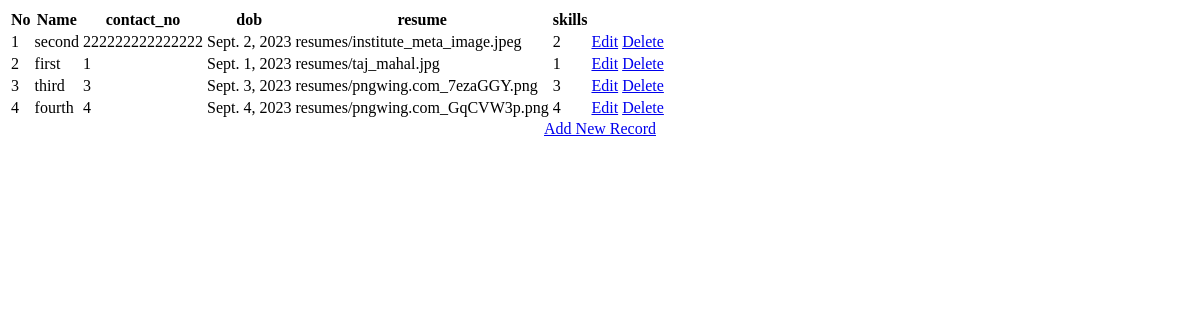
The page /Student_read/ on the database as committed earlier.
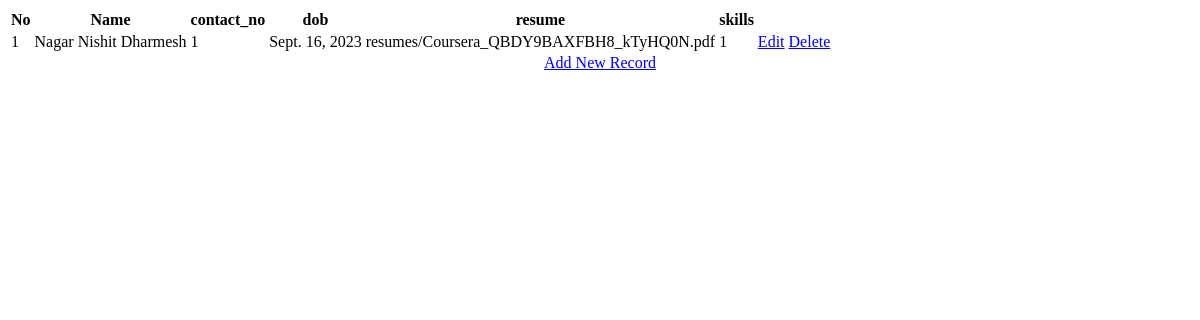
The same page on the database as committed later.
### user/models.py (models this page shows)
class Student(models.Model):
    user = models.ForeignKey(User, models.CASCADE, null = True , blank = True)
    name = models.CharField(max_length=100)
    photo = models.FileField(upload_to='profile_pic/',null=True)
    contact_no = models.CharField(max_length=100)
    dob = models.DateField()
    resume = models.FileField(upload_to='resumes/')
    skills = models.TextField()

### user/views.py (the view)
# urls.py: path('Student_read/',Student_read),
def Student_read(request):
    e1=Student.objects.all()
    context={
        'e1':e1,
    }
    return render(request,'Student_read.html',context)

### user/templates/Student_read.html (shortened to what this page needs)
<!DOCTYPE html>
<html lang="en">
<head>
</head>
<body>
    <table>
        <thead>
            <tr>
                <th>No </th>
                <th>Name </th>
                <th>contact_no </th>
                <th>dob</th>
                <th>resume</th>
                <th>skills</th>
            </tr>
        </thead>
        <tbody>
        {% for i in e1 %}
        <tr>
            <td>
                {{forloop.counter}}
            </td>
            <td>
                {{i.name}}
            </td>
            <td>
                {{i.contact_no}}
            </td>
            <td>
                {{i.dob}}
            </td>
            <td>
                {{i.resume}}
            </td>
            <td>
                {{i.skills}}
            </td>
            <td>
                <a href="/Student_update/{{i.id}}/">Edit</a>
                <a href="/Student_delete/{{i.id}}/">Delete</a>
            </td>
        </tr>
        {% endfor %}
        </tbody>
    </table>
    <center><a href="/Student_create/">Add New Record</a></center>
</body>
</html>

Rows that differ between the two databases and show on the page:
removed Student: name "second", contact_no "222222222222222", dob "Sept. 2, 2023", resume "resumes/institute_meta_image.jpeg", skills "2"
removed Student: name "first", contact_no "1", dob "Sept. 1, 2023", resume "resumes/taj_mahal.jpg", skills "1"
removed Student: name "third", contact_no "3", dob "Sept. 3, 2023", resume "resumes/pngwing.com_7ezaGGY.png", skills "3"
removed Student: name "fourth", contact_no "4", dob "Sept. 4, 2023", resume "resumes/pngwing.com_GqCVW3p.png", skills "4"
added Student: name "Nagar Nishit Dharmesh", contact_no "1", dob "Sept. 16, 2023", resume "resumes/Coursera_QBDY9BAXFBH8_kTyHQ0N.pdf", skills "1"
